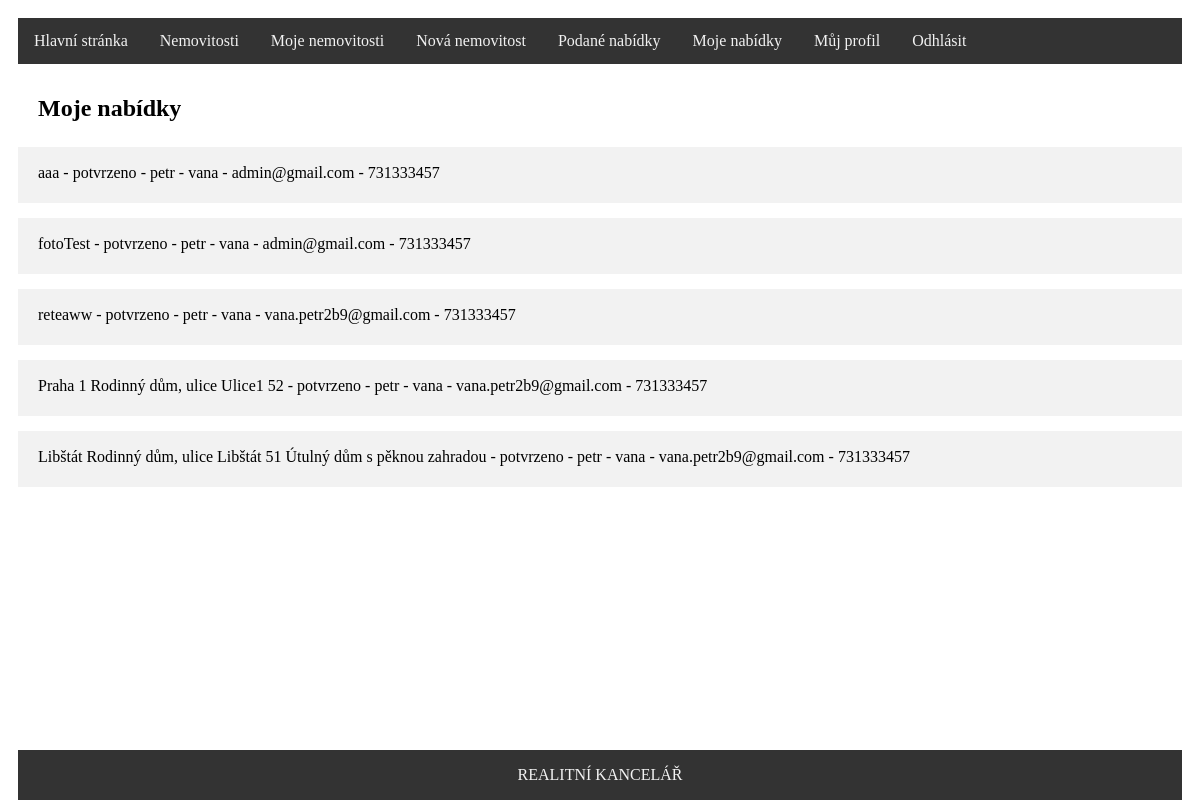
The page /index.php?page=moje-nabidky (signed in) on the database its author committed.
### tables this page shows
CREATE TABLE `zajemci_koupe` (
  `id` int(11) NOT NULL,
  `id_nemovitost` int(11) NOT NULL,
  `id_kupujici` int(11) NOT NULL,
  `potvrzeno` tinyint(1) NOT NULL DEFAULT '2'
);

CREATE TABLE `nemovitost` (
  `id` int(11) NOT NULL,
  `text` varchar(200) NOT NULL,
  `popis` text NOT NULL,
  `id_obec` int(11) NOT NULL,
  `cena` int(11) NOT NULL,
  `id_uzivatel` int(3) NOT NULL,
  `prodano` int(1) NOT NULL DEFAULT '0'
);

CREATE TABLE `uzivatele` (
  `id` int(11) NOT NULL,
  `prihlasovaci_jmeno` varchar(40) NOT NULL,
  `heslo` varchar(200) NOT NULL,
  `opravneni` int(2) NOT NULL,
  `jmeno` varchar(60) NOT NULL,
  `prijmeni` varchar(80) NOT NULL,
  `email` varchar(100) NOT NULL,
  `telefon` varchar(20) NOT NULL
);

### controllers/CZajemci_Koupe.php (called while the page is built, shortened)
<?php
class CZajemci_Koupe {
    public static function selectZajemciKoupe($clauseIdVlastnik = NULL, $clauseIdZajemce = NULL) {
        $db = DbInfo::getinfo();
        $index = 0;
        $zajemciKoupe = NULL;
        if ($clauseIdVlastnik != NULL) {
            $select = $db->prepare("SELECT * FROM `nemovitost`, `uzivatele`, `zajemci_koupe` WHERE zajemci_koupe.id_nemovitost = nemovitost.id AND nemovitost.id_uzivatel = ? AND zajemci_koupe.id_kupujici = uzivatele.id ORDER BY id_nemovitost");
            $select->execute([$clauseIdVlastnik]);
            $rows = $select->fetchAll();
            foreach ($rows as $row) {
                $nemovitost = new Nemovitost($row["id_nemovitost"], $row["text"], $row["popis"], $row["cena"], $row["id_obec"], $row["id_uzivatel"]);
                $zajemce = new Uzivatel($row["id_kupujici"], NULL, NULL, NULL, $row["jmeno"], $row["prijmeni"], $row["email"], $row["telefon"]);
                $zajemciKoupe[$index++] = new Zajemci_Koupe($row["id"], $zajemce, $nemovitost, $row["potvrzeno"]);
            }
        } else if ($clauseIdZajemce != NULL) {
            $select = $db->prepare("SELECT * FROM `nemovitost`,`zajemci_koupe` WHERE zajemci_koupe.id_nemovitost = nemovitost.id AND zajemci_koupe.id_kupujici = ?");
            $select->execute([$clauseIdZajemce]);
            $rows = $select->fetchAll();
            foreach ($rows as $row) {
                $nemovitost = new Nemovitost($row["id_nemovitost"], $row["text"], $row["popis"], $row["cena"], $row["id_obec"], $row["id_uzivatel"]);
                $zajemciKoupe[$index++] = new Zajemci_Koupe($row["id"], new Uzivatel($clauseIdZajemce, NULL, NULL, NULL, NULL, NULL, NULL, NULL), $nemovitost, $row["potvrzeno"]);
            }
        }
        return $zajemciKoupe;
    }
}

### model/Zajemci_Koupe.php (called while the page is built, shortened)
<?php
class Zajemci_Koupe {
    private $uzivatel;
    private $nemovitost;
    private $potvrzeno;
    public function __construct($id, $uzivatel, $nemovitost, $potvrzeno) {
        $this->uzivatel = $uzivatel;
        $this->nemovitost = $nemovitost;
        $this->potvrzeno = $potvrzeno;
    }
        public function getPotvrzeno() {
        return $this->potvrzeno;
    }
        public function getUzivatel() : Uzivatel{
        return $this->uzivatel;
    }
    public function getNemovitost() : Nemovitost{
        return $this->nemovitost;
    }
}

### model/Nemovitost.php (called while the page is built, shortened)
<?php
class Nemovitost {
    private $text;
    public function __construct($id, $text, $popis, $cena, $id_obec, $id_uzivatel) {
        $this->text = $text;
    }
    public function getText() {
        return $this->text;
    }
}

### model/Uzivatel.php (called while the page is built, shortened)
<?php
class Uzivatel {
    private $jmeno;
    private $prijmeni;
    private $email;
    private $telefon;
    public function __construct($id, $prihlasovaci_jmeno, $heslo, $opravneni, $jmeno, $prijmeni, $email, $telefon) {
        $this->jmeno = $jmeno;
        $this->prijmeni = $prijmeni;
        $this->email = $email;
        $this->telefon = $telefon;
    }
    public function getJmeno() {
        return $this->jmeno;
    }
    public function getPrijmeni() {
        return $this->prijmeni;
    }
    public function getEmail() {
        return $this->email;
    }
    public function getTelefon() {
        return $this->telefon;
    }
}

### moje-nabidky.php (the view, shortened to what this page needs)
<div class="item2">
    <div id="nabidky">
        <h2>Moje nabídky</h2>
        <?php
        $zajemci_koupe = CZajemci_Koupe::selectZajemciKoupe($_SESSION["id"], NULL);
        if (sizeof($zajemci_koupe) > 0) {
            foreach ($zajemci_koupe as $row) {
                $nemovitost = $row->getNemovitost();
                $uzivatel = $row->getUzivatel();
                $idZK = $row->getId();
                if ($row->getPotvrzeno() == 0) {
                    $potvrzeno = "zamítnuto";
                } else if ($row->getPotvrzeno() == 1) {
                    $potvrzeno = "potvrzeno";
                    echo "<div class='row'>";
                    echo "<p>";
                    echo $nemovitost->getText() . " - ";
                    echo $potvrzeno . " - ";
                    echo $uzivatel->getJmeno() . " - ";
                    echo $uzivatel->getPrijmeni() . " - ";
                    echo $uzivatel->getEmail() . " - ";
                    echo $uzivatel->getTelefon();
                    echo "</p>";
                    echo "</div>";
                } else if ($row->getPotvrzeno() == 2) {
                    $potvrzeno = "Čekání na potvrzení";
                    echo "<div class='row'>";
                    echo "<p>";
                    echo $nemovitost->getText() . " - ";
                    echo $potvrzeno . " - ";
                    echo $uzivatel->getJmeno() . " - ";
                    echo $uzivatel->getPrijmeni() . " - ";
                    echo $uzivatel->getEmail() . " - ";
                    echo $uzivatel->getTelefon();
                    echo "</p>";
                    echo "<button class='potvrdit' value='$idZK'>Potvrdit</button>";
                    echo "</div>";
                }
            }
        } else {
            echo "<div class='row'><p>Nemáte žádné nabídky na nemovitosti</p></div>";
        }
        ?>
    </div>
</div>

### styles.css (style rules this page uses)
.item2 { grid-area: main; }
.item2 { margin-bottom: 100px; }
#nabidky h2 { padding: 1px 0px 5px 20px; }
#nabidky .row { padding: 1px 0px 5px 20px; }
.row { margin: 15px 0px 15px 0px; background-color: #f2f2f2; }

### rows shown on the page
zajemci_koupe: id_nemovitost.text "aaa", potvrzeno "potvrzeno", id_kupujici.jmeno "petr", id_kupujici.prijmeni "vana", id_kupujici.email "admin@gmail.com", id_kupujici.telefon "731333457"
zajemci_koupe: id_nemovitost.text "fotoTest", potvrzeno "potvrzeno", id_kupujici.jmeno "petr", id_kupujici.prijmeni "vana", id_kupujici.email "admin@gmail.com", id_kupujici.telefon "731333457"
zajemci_koupe: id_nemovitost.text "reteaww", potvrzeno "potvrzeno", id_kupujici.jmeno "petr", id_kupujici.prijmeni "vana", id_kupujici.email "vana.petr2b9@gmail.com", id_kupujici.telefon "731333457"
zajemci_koupe: id_nemovitost.text "Praha 1 Rodinný dům, ulice Ulice1 52", potvrzeno "potvrzeno", id_kupujici.jmeno "petr", id_kupujici.prijmeni "vana", id_kupujici.email "vana.petr2b9@gmail.com", id_kupujici.telefon "731333457"
zajemci_koupe: id_nemovitost.text "Libštát Rodinný dům, ulice Libštát 51 Útulný dům s pěknou zahradou", potvrzeno "potvrzeno", id_kupujici.jmeno "petr", id_kupujici.prijmeni "vana", id_kupujici.email "vana.petr2b9@gmail.com", id_kupujici.telefon "731333457"
